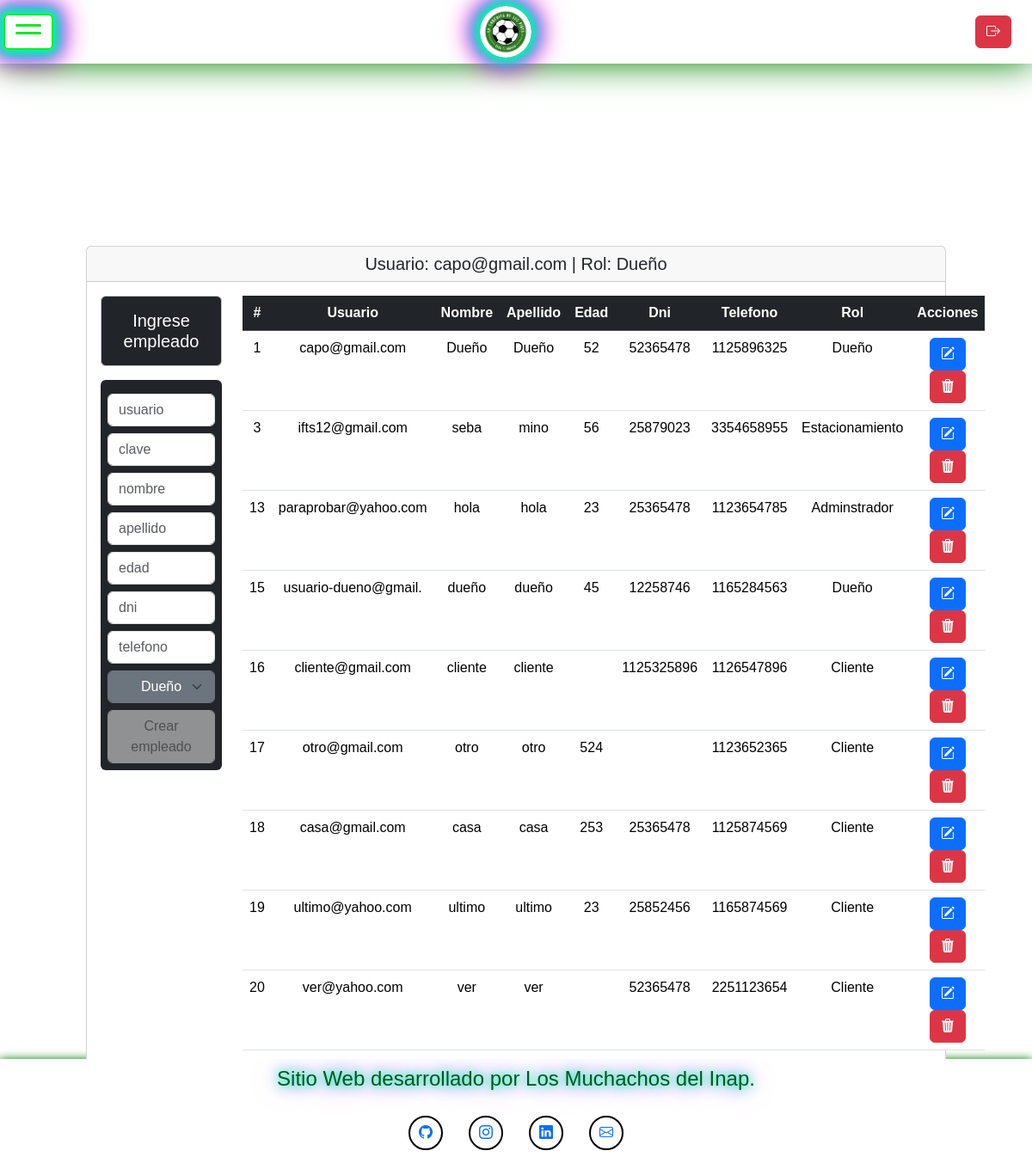
/src/Views/listado.php (signed in), run on the app's committed database.
### tables this page shows
CREATE TABLE `empleado` (
  `id_empleado` int(11) NOT NULL,
  `id_rol` int(11) NOT NULL,
  `id_persona` int(11) NOT NULL,
  `id_usuario` int(11) NOT NULL,
  `habilitado` int(11) NOT NULL DEFAULT 1,
  `cancelado` int(11) NOT NULL DEFAULT 0,
  `idCreate` timestamp NOT NULL DEFAULT current_timestamp(),
  `idUpdate` timestamp NOT NULL DEFAULT current_timestamp() ON UPDATE current_timestamp()
);

CREATE TABLE `usuario` (
  `id_usuario` int(4) NOT NULL,
  `email` varchar(20) NOT NULL,
  `clave` varchar(100) NOT NULL,
  `id_persona` int(11) NOT NULL,
  `idUpdate` timestamp NOT NULL DEFAULT current_timestamp() ON UPDATE current_timestamp(),
  `idCreate` timestamp NOT NULL DEFAULT current_timestamp(),
  `habilitado` int(11) NOT NULL DEFAULT 1,
  `cancelado` int(11) NOT NULL DEFAULT 0
);

CREATE TABLE `persona` (
  `id_persona` int(11) NOT NULL,
  `apellido` varchar(20) NOT NULL,
  `nombre` varchar(20) NOT NULL,
  `edad` varchar(3) NOT NULL,
  `dni` varchar(10) NOT NULL,
  `telefono` varchar(11) NOT NULL,
  `habilitado` int(1) NOT NULL DEFAULT 1,
  `cancelado` int(1) NOT NULL DEFAULT 0,
  `idCreate` timestamp NOT NULL DEFAULT current_timestamp(),
  `idUpdate` timestamp NOT NULL DEFAULT current_timestamp() ON UPDATE current_timestamp()
);

CREATE TABLE `roles` (
  `id_roles` int(11) NOT NULL,
  `idCreate` timestamp NOT NULL DEFAULT current_timestamp(),
  `idUpdate` timestamp NOT NULL DEFAULT current_timestamp() ON UPDATE current_timestamp(),
  `habilitado` int(11) NOT NULL DEFAULT 1,
  `cancelado` int(11) NOT NULL DEFAULT 0,
  `rol` varchar(20) NOT NULL
);

### src/Model/peticionesSql.php (called while the page is built, shortened)
<?php
$listarEmpleados = "SELECT persona.id_persona, empleado.id_empleado, persona.edad, persona.nombre, persona.apellido, persona.dni, roles.rol, usuario.email, persona.telefono
FROM empleado
INNER JOIN persona ON empleado.id_persona = persona.id_persona
INNER JOIN roles ON empleado.id_rol  = roles.id_roles
INNER JOIN usuario ON empleado.id_usuario = usuario.id_usuario
WHERE empleado.habilitado = 1 AND empleado.cancelado = 0 ORDER BY empleado.id_empleado ASC ";
$listarRol = "SELECT id_roles,rol FROM roles WHERE habilitado=1 AND cancelado=0";

### src/Views/listado.php (the view, shortened to what this page needs)
<?php
$conectarDB = new ConectionDB();
$conn = $conectarDB->getConnection();
require_once __DIR__ . '/../Model/peticionesSql.php';
?>
<!DOCTYPE html>
<html lang="es">
<?php include_once __DIR__ . '/../Template/head.php'; ?>
<body class="content">
  <?php include_once __DIR__ . '/../Template/navBar.php'; ?>
  <div class="centrar">
    <div class="mt-5 card col-10">
      <h5 class="card-header">
        Usuario: <?php echo htmlspecialchars($_SESSION['email'], ENT_QUOTES, 'UTF-8'); ?> |
        Rol: <?php echo htmlspecialchars($_SESSION['nombre_rol'], ENT_QUOTES, 'UTF-8'); ?>
      </h5>
      <div class="card-body">
        <div class="text-center">
          <div class="row">
            <div class="col-2">
              <h5 class="alert alert-secondary text-bg-dark">Ingrese empleado</h5>
              <form method="post" action="listado.php" class="d-grid bg-dark p-2 rounded" id="formCrearEmpleado">
                <input type="email" name="email" id="email" placeholder="usuario" class="mt-2 form-control">
                <input type="password" name="clave" id="clave" placeholder="clave" class="mt-2 form-control">
                <input type="text" name="nombre" id="nombre" placeholder="nombre" class=" mt-2 form-control">
                <input type="text" name="apellido" id="apellido" placeholder="apellido" class="mt-2 form-control">
                <input type="text" name="edad" id="edad" placeholder="edad" class="mt-2 form-control">
                <input type="text" name="dni" id="dni" placeholder="dni" class="mt-2 form-control">
                <input type="text" name="telefono" id="telefono" placeholder="telefono" class="mt-2 form-control">
                <div>
                  <div class="input-group">
                    <select name="rol" id="rol" class="mt-2 form-select form-control btn btn-secondary">
                      <?php
                      $listarRoles = mysqli_query($conn, $listarRol);
                      while ($row = mysqli_fetch_array($listarRoles)) { ?>
                        <option value="<?php echo $row["id_roles"] ?>"><?php echo $row["rol"] ?></option>
                      <?php } ?>
                    </select>
                  </div>
                </div>
                <button type="submit" name="crearEmpleado" id="crearEmpleadoBtn" class="mt-2 btn btn-primary form-control" disabled>Crear empleado</button>
              </form>
            </div>
            <div class="col-10">
              <table class="table text-center">
                <thead>
                  <tr class="table-dark rounded">
                    <th scope="col">#</th>
                    <th scope="col">Usuario</th>
                    <th scope="col">Nombre</th>
                    <th scope="col">Apellido</th>
                    <th scope="col">Edad</th>
                    <th scope="col">Dni</th>
                    <th scope="col">Telefono</th>
                    <th scope="col">Rol</th>
                    <th scope="col">Acciones</th>
                  </tr>
                </thead>
                <tbody>
                  <?php
                  $listarRegistros = mysqli_query($conn, $listarEmpleados);
                  while ($row = mysqli_fetch_array($listarRegistros)) { ?>
                    <tr>
                      <td><?php echo $row["id_empleado"]; ?></td>
                      <td><?php echo $row["email"]; ?></td>
                      <td><?php echo $row["nombre"]; ?></td>
                      <td><?php echo $row["apellido"]; ?></td>
                      <td><?php echo $row["edad"]; ?></td>
                      <td><?php echo $row["dni"]; ?></td>
                      <td><?php echo $row["telefono"]; ?></td>
                      <td><?php echo $row["rol"]; ?></td>
                      <td>
                        <a class="btn btn-primary" href="<?php echo BASE_URL; ?>/src/Views/modificar.php?id_empleado=<?php echo $row["id_empleado"]; ?>"><i class="bi bi-pencil-square"></i></a>
                        <a class="btn btn-danger" href="<?php echo BASE_URL; ?>/src/Controllers/eliminarEmpleado.php?id_empleado=<?php echo $row["id_empleado"]; ?>"><i class="bi bi-trash3-fill"></i></a>
                      </td>
                    </tr>
                  <?php } ?>
                </tbody>
              </table>
            </div>
          </div>
        </div>
      </div>
    </div>
  </div>
  <?php
  include_once __DIR__ . '/../Template/footer.php';
  ?>
</body>
</html>

### src/Css/styles.css (style rules this page uses)
* { box-sizing: border-box; }
html, body { height: 100%; margin: 0; padding: 0; }
body { min-height: 100vh; display: flex; flex-direction: column; background-image: url(../Public/Fondo.png); background-position: center; background-repeat: no-repeat; background-size: cover; font-family: sans-serif; color: aliceblue; text-align: center; margin: 0; padding: 0; }
.centrar { padding-top: 20vh; flex: 1; overflow-y: auto; max-height: 100vh; display: flex; flex-direction: column; justify-content: center; align-items: center; width: 100%; min-height: 0; padding-bottom: 10px; height: auto; }
#crearEmpleadoBtn:disabled { background-color: #ccc !important; border-color: #ccc !important; color: #666 !important; cursor: not-allowed; }

### data on the page
empleado: id_empleado "1", id_usuario.email "capo@gmail.com", id_persona.nombre "Dueño", id_persona.apellido "Dueño", id_persona.edad "52", id_persona.dni "52365478", id_persona.telefono "1125896325", id_rol.rol "Dueño"
empleado: id_empleado "3", id_usuario.email "ifts12@gmail.com", id_persona.nombre "seba", id_persona.apellido "mino", id_persona.edad "56", id_persona.dni "25879023", id_persona.telefono "3354658955", id_rol.rol "Estacionamiento"
empleado: id_empleado "13", id_usuario.email "paraprobar@yahoo.com", id_persona.nombre "hola", id_persona.apellido "hola", id_persona.edad "23", id_persona.dni "25365478", id_persona.telefono "1123654785", id_rol.rol "Adminstrador"
empleado: id_empleado "15", id_usuario.email "usuario-dueno@gmail.", id_persona.nombre "dueño", id_persona.apellido "dueño", id_persona.edad "45", id_persona.dni "12258746", id_persona.telefono "1165284563", id_rol.rol "Dueño"
empleado: id_empleado "16", id_usuario.email "cliente@gmail.com", id_persona.nombre "cliente", id_persona.apellido "cliente", id_persona.dni "1125325896", id_persona.telefono "1126547896", id_rol.rol "Cliente"
empleado: id_empleado "17", id_usuario.email "otro@gmail.com", id_persona.nombre "otro", id_persona.apellido "otro", id_persona.edad "524", id_persona.telefono "1123652365", id_rol.rol "Cliente"
empleado: id_empleado "18", id_usuario.email "casa@gmail.com", id_persona.nombre "casa", id_persona.apellido "casa", id_persona.edad "253", id_persona.dni "25365478", id_persona.telefono "1125874569", id_rol.rol "Cliente"
empleado: id_empleado "19", id_usuario.email "ultimo@yahoo.com", id_persona.nombre "ultimo", id_persona.apellido "ultimo", id_persona.edad "23", id_persona.dni "25852456", id_persona.telefono "1165874569", id_rol.rol "Cliente"
empleado: id_empleado "20", id_usuario.email "ver@yahoo.com", id_persona.nombre "ver", id_persona.apellido "ver", id_persona.dni "52365478", id_persona.telefono "2251123654", id_rol.rol "Cliente"

### other printed values
$_SESSION['email'] "capo@gmail.com"
$_SESSION['nombre_rol'] "Dueño"
form field rol "Dueño"
